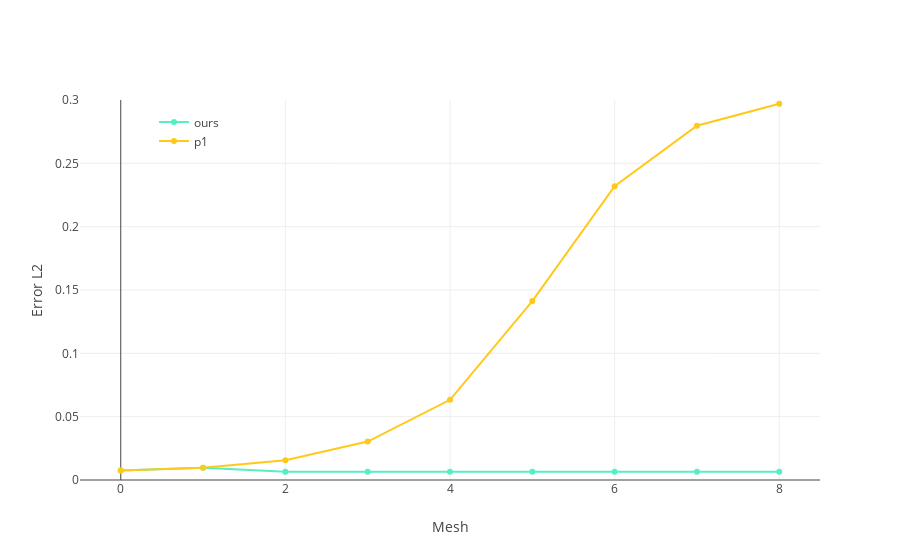

Source (notebook cell):
### Code cell
plot_data = [get_plot_trace(total_errors, "ours"), get_plot_trace(total_errors, "p1")]

layout = go.Layout(
    legend=dict(x=0.1, y=0.98),
    xaxis=dict(
        title="Mesh",
        nticks=5,
        ),
    yaxis=dict(
        title="Error L2",
        range=[0.0, 0.3]
    ),
    hovermode='closest')

fig = go.Figure(data=plot_data, layout=layout)
plotly.iplot(fig)

### Figure 1 — Plotly figure (JSON) as saved in the notebook; plotly's stock layout.template omitted (floating-point values rounded to 4 significant figures)
{"data": [{"line": {"color": "rgb(85, 239, 196)"}, "marker": {"size": 6, "symbol": "circle"}, "mode": "lines+markers", "name": "ours", "type": "scatter", "uid": "2c1cb96d-f2fd-44ee-bf58-86feea0b905e", "x": [0, 1, 2, 3, 4, 5, 6, 7, 8], "y": [0.007582, 0.009592, 0.006571, 0.006525, 0.006526, 0.006524, 0.006525, 0.006526, 0.006526]}, {"line": {"color": "rgb(255, 201, 26)"}, "marker": {"size": 6, "symbol": "circle"}, "mode": "lines+markers", "name": "p1", "type": "scatter", "uid": "15ce50ab-4944-4983-a289-979649f2ee7a", "x": [0, 1, 2, 3, 4, 5, 6, 7, 8], "y": [0.007582, 0.009592, 0.0156, 0.03034, 0.06333, 0.1413, 0.2319, 0.2797, 0.2971]}], "layout": {"hovermode": "closest", "legend": {"x": 0.1, "y": 0.98}, "xaxis": {"nticks": 5, "title": "Mesh"}, "yaxis": {"range": [0, 0.3], "title": "Error L2"}}}
